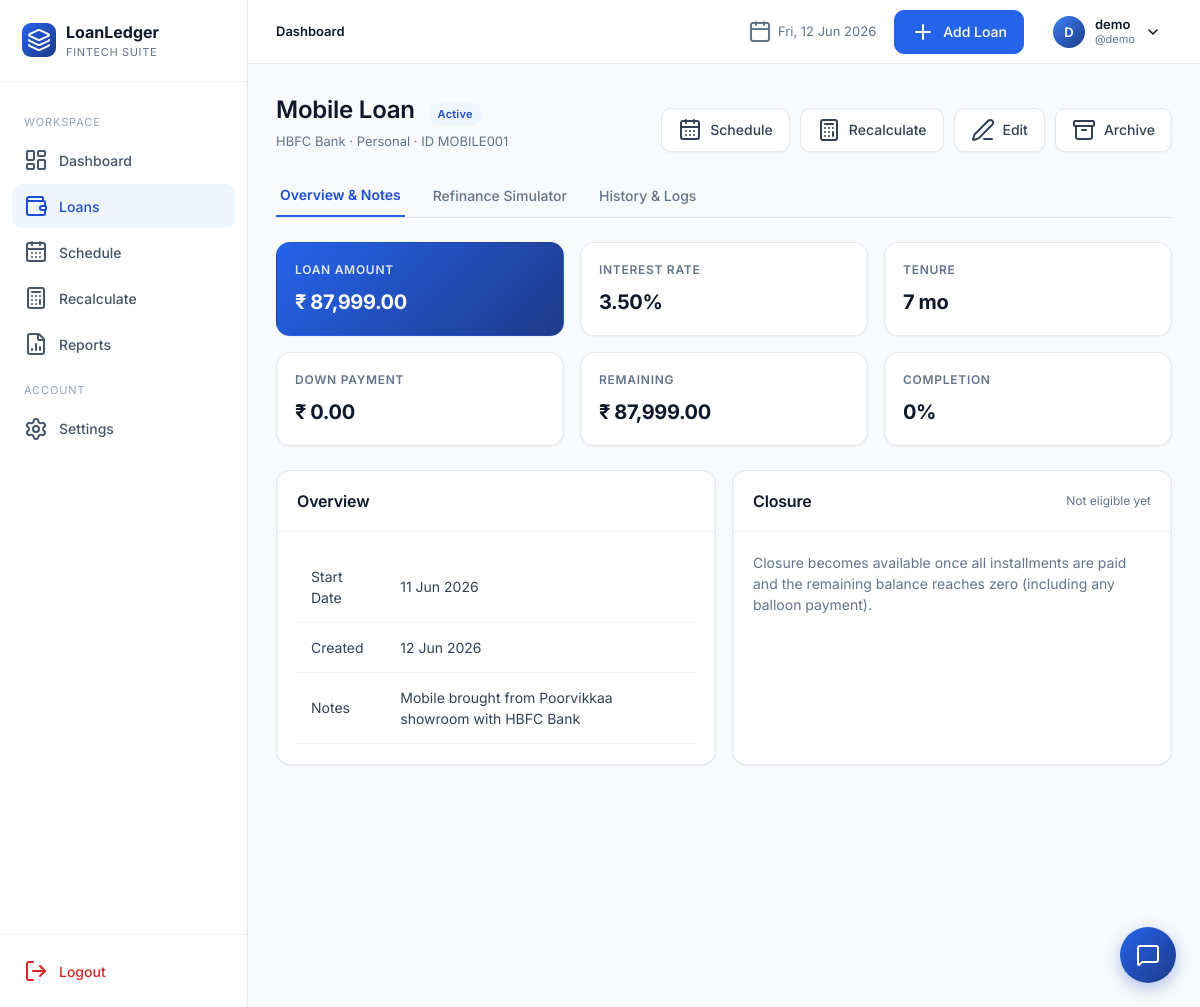
The page /loans/2 (signed in) on the database its author committed.
### app/models.py (models this page shows, shortened)
class User(UserMixin, db.Model):
    __tablename__ = "users"
    id = db.Column(db.Integer, primary_key=True)
    full_name = db.Column(db.String(120), nullable=False)
    username = db.Column(db.String(64), unique=True, nullable=False, index=True)
    email = db.Column(db.String(160), unique=True, nullable=False, index=True)
    password_hash = db.Column(db.String(256), nullable=False)
    preferred_currency = db.Column(db.String(8), default="INR")
    preferred_date_format = db.Column(db.String(20), default="%d %b %Y")
    created_at = db.Column(db.DateTime, default=datetime.utcnow)
    loans = db.relationship("Loan", backref="owner", lazy="dynamic", cascade="all, delete-orphan")

class Loan(db.Model):
    __tablename__ = "loans"
    id = db.Column(db.Integer, primary_key=True)
    user_id = db.Column(db.Integer, db.ForeignKey("users.id"), nullable=False, index=True)
    loan_id = db.Column(db.String(40), nullable=False, index=True)  # manual unique per user
    loan_name = db.Column(db.String(120), nullable=False)
    loan_category = db.Column(db.String(50), nullable=False, default="Personal")
    bank_name = db.Column(db.String(120), nullable=False)
    loan_amount = db.Column(db.Float, nullable=False)
    interest_rate = db.Column(db.Float, nullable=False)  # annual %
    down_payment = db.Column(db.Float, default=0)
    custom_emi = db.Column(db.Float, nullable=True)
    start_date = db.Column(db.Date, nullable=False)
    tenure_months = db.Column(db.Integer, nullable=False)
    loan_status = db.Column(db.String(20), default="Active", index=True)
    remaining_balance = db.Column(db.Float, default=0)
    completion_percentage = db.Column(db.Float, default=0)
    is_archived = db.Column(db.Boolean, default=False, index=True)
    balloon_date = db.Column(db.Date, nullable=True)
    balloon_amount = db.Column(db.Float, nullable=True)
    notes = db.Column(db.Text)
    closed_at = db.Column(db.DateTime, nullable=True)
    final_amount = db.Column(db.Float, nullable=True)
    closure_notes = db.Column(db.Text, nullable=True)
    created_at = db.Column(db.DateTime, default=datetime.utcnow)
    updated_at = db.Column(db.DateTime, default=datetime.utcnow, onupdate=datetime.utcnow)
    schedules = db.relationship("Schedule", backref="loan", lazy="dynamic",
                                cascade="all, delete-orphan", order_by="Schedule.month_index")
    __table_args__ = (db.UniqueConstraint("user_id", "loan_id", name="uq_user_loanid"),)

### app/blueprints/loans.py (the view, shortened to what this page needs)
@loans_bp.route("/<int:loan_pk>")
@login_required
def details(loan_pk):
    loan = _get_loan_or_404(loan_pk)
    audit_logs = LoanAuditLog.query.filter_by(loan_id=loan.id).all()
    activity_logs = ActivityLog.query.filter_by(loan_id=loan.id).all()
    history = []
    for act in activity_logs:
        history.append({
            "type": "activity",
            "title": act.action.replace("_", " ").title(),
            "detail": act.detail or "",
            "date": act.created_at
        })
    history.sort(key=lambda x: x["date"], reverse=True)
    unpaid_schedules = [s for s in loan.schedules if s.payment_status != "Paid"]
    remaining_interest = sum(s.interest for s in unpaid_schedules)
    remaining_tenure = len(unpaid_schedules)
    return render_template(
        "loans/details.html",
        loan=loan,
        history=history,
        remaining_interest=round(remaining_interest, 2),
        remaining_tenure=remaining_tenure
    )

### app/blueprints/loans.py (called while the page is built)
def _get_loan_or_404(loan_pk):
    loan = Loan.query.filter_by(id=loan_pk, user_id=current_user.id).first()
    if not loan:
        abort(404)
    return loan

### app/utils.py (called while the page is built)
def format_date(d, fmt=None):
    if not d:
        return "-"
    if fmt is None and current_user and current_user.is_authenticated:
        fmt = current_user.preferred_date_format or "%d %b %Y"
    fmt = fmt or "%d %b %Y"
    try:
        return d.strftime(fmt)
    except Exception:
        return str(d)

### app/templates/loans/details.html (shortened to what this page needs)
{% extends "base.html" %}
{% block content %}
<div class="page-header">
  <div class="title-block">
    <h1>{{ loan.loan_name }} <span class="badge {{ loan.loan_status.replace(' ','') }}" style="margin-left:8px;font-size:11px">{{ loan.loan_status }}</span></h1>
    <div class="sub">{{ loan.bank_name }} · {{ loan.loan_category }} · ID {{ loan.loan_id }}</div>
  </div>
  <div class="actions">
    <a href="{{ url_for('schedule.view', loan_pk=loan.id) }}" class="btn secondary"><i data-lucide="calendar-days"></i> Schedule</a>
    <a href="{{ url_for('recalc.index', loan_pk=loan.id) }}" class="btn secondary"><i data-lucide="calculator"></i> Recalculate</a>
    <a href="{{ url_for('loans.edit', loan_pk=loan.id) }}" class="btn secondary"><i data-lucide="edit-3"></i> Edit</a>
    <form method="post" action="{{ url_for('loans.archive', loan_pk=loan.id) }}" style="display:inline" data-confirm="Archive this loan?">
      <button class="btn secondary"><i data-lucide="archive"></i> Archive</button>
    </form>
  </div>
</div>
<div class="tabs-header" style="margin-bottom: 24px; border-bottom: 1px solid var(--slate-200); display: flex; gap: 24px;">
  <button class="tab-btn active" data-tab="tab-overview" style="background:none; border:none; padding:12px 4px; font-weight:600; color:var(--blue-700); border-bottom:2px solid var(--blue-600); cursor:pointer; font-size:14px; outline:none;">Overview & Notes</button>
  <button class="tab-btn" data-tab="tab-refinance" style="background:none; border:none; padding:12px 4px; font-weight:500; color:var(--slate-500); cursor:pointer; font-size:14px; outline:none; transition:color 0.15s;">Refinance Simulator</button>
  <button class="tab-btn" data-tab="tab-history" style="background:none; border:none; padding:12px 4px; font-weight:500; color:var(--slate-500); cursor:pointer; font-size:14px; outline:none; transition:color 0.15s;">History & Logs</button>
</div>
<div class="tab-panel" id="tab-overview">
  <div class="kpi-grid">
    <div class="kpi accent"><div class="label">Loan Amount</div><div class="value">{{ loan.loan_amount|money }}</div></div>
    <div class="kpi"><div class="label">Interest Rate</div><div class="value">{{ '%.2f'|format(loan.interest_rate) }}%</div></div>
    <div class="kpi"><div class="label">Tenure</div><div class="value">{{ loan.tenure_months }} mo</div></div>
    <div class="kpi"><div class="label">Down Payment</div><div class="value">{{ loan.down_payment|money }}</div></div>
    <div class="kpi"><div class="label">Remaining</div><div class="value">{{ loan.remaining_balance|money }}</div></div>
    <div class="kpi"><div class="label">Completion</div><div class="value">{{ '%.0f'|format(loan.completion_percentage) }}%</div></div>
  </div>
  <div class="grid grid-2">
    <div class="card">
      <div class="card-header"><h3>Overview</h3></div>
      <div class="card-body">
        <table class="tbl">
          <tr><td>Start Date</td><td>{{ loan.start_date|fdate }}</td></tr>
          <tr><td>Created</td><td>{{ loan.created_at|fdate }}</td></tr>
          {% if loan.notes %}<tr><td>Notes</td><td>{{ loan.notes }}</td></tr>{% endif %}
        </table>
      </div>
    </div>
    <div class="card">
      <div class="card-header">
        <h3>Closure</h3>
        <span style="font-size:12px;color:var(--slate-500)">{{ 'Eligible' if loan.remaining_balance <= 0.01 else 'Not eligible yet' }}</span>
      </div>
      <div class="card-body">
        {% if loan.remaining_balance <= 0.01 and loan.loan_status != 'Completed' %}
          <div class="insight"><i data-lucide="check-circle-2"></i> This loan is eligible for closure</div>
          <form method="post" action="{{ url_for('loans.close', loan_pk=loan.id) }}" data-confirm="Are you sure you want to close this loan?">
            <input type="hidden" name="csrf_token" value="{{ csrf_token() }}">
            <button class="btn success"><i data-lucide="check-circle-2"></i> Close Loan</button>
          </form>
        {% elif loan.loan_status == 'Completed' %}
          <div class="insight"><i data-lucide="check-circle-2"></i> Loan closed on {{ loan.closed_at|fdate }}. Final amount: {{ loan.final_amount|money }}</div>
          {% if loan.closure_notes %}<p style="color:var(--slate-500);font-size:13px;margin-top:8px">{{ loan.closure_notes }}</p>{% endif %}
        {% else %}
          <p style="color:var(--slate-500)">Closure becomes available once all installments are paid and the remaining balance reaches zero (including any balloon payment).</p>
        {% endif %}
      </div>
    </div>
  </div>
</div>
{% endblock %}

### app/templates/_topnav.html (shortened to what this page needs)
<header class="topnav">
  <div class="crumbs">
    {% block crumbs %}<strong>Dashboard</strong>{% endblock %}
  </div>
  <div class="date"><i data-lucide="calendar"></i> {{ now.strftime('%a, %d %b %Y') }}</div>
  {% if request.endpoint and not request.endpoint.startswith('settings.') %}
    <a href="{{ url_for('loans.add') }}" class="btn"><i data-lucide="plus"></i> Add Loan</a>
  {% endif %}
  <div class="profile">
    <button class="profile-btn">
      <div class="avatar">{{ current_user.full_name[:1]|upper }}</div>
      <div style="text-align:left;line-height:1.2">
        <div style="font-weight:600;font-size:13px;color:var(--slate-900)">{{ current_user.full_name }}</div>
        <div style="font-size:11px;color:var(--slate-500)">@{{ current_user.username }}</div>
      </div>
      <i data-lucide="chevron-down" style="width:16px;height:16px"></i>
    </button>
  </div>
</header>

### app/static/css/styles.css (style rules this page uses)
:root { --blue-50:#EFF6FF;--blue-100:#DBEAFE;--blue-500:#3B82F6;--blue-600:#2563EB;--blue-700:#1D4ED8;--blue-900:#1E3A8A; --emerald-50:#ECFDF5;--emerald-500:#10B981;--emerald-600:#059669; --slate-50:#F8FAFC;--slate-100:#F1F5F9;--slate-200:#E2E8F0;--slate-300:#CBD5E1;--slate-400:#94A3B8; --slate-500:#64748B;--slate-600:#475569;--slate-700:#334155;--slate-800:#1E293B;--slate-900:#0F172A; --danger:#DC2626;--warning:#F59E0B;--success:#10B981; --shadow-sm:0 1px 2px rgba(15,23,42,.05); --shadow:0 1px 3px rgba(15,23,42,.08),0 1px 2px rgba(15,23,42,.04); --shadow-lg:0 10px 30px -10px rgba(15,23,42,.18); --radius:14px;--radius-sm:10px;--radius-lg:18px; --sidebar-w:248px;--topnav-h:64px; --font:'Inter',ui-sans-serif,system-ui,-apple-system,Segoe UI,Roboto,sans-serif; }
* { box-sizing:border-box;margin:0;padding:0 }
html,body { height:100% }
body { font-family:var(--font);background:var(--slate-50);color:var(--slate-800);font-size:14px;line-height:1.5;-webkit-font-smoothing:antialiased }
a { color:var(--blue-600);text-decoration:none }
h1,h2,h3,h4 { color:var(--slate-900);font-weight:600;letter-spacing:-.01em }
h1 { font-size:24px }
h3 { font-size:16px }
button,input,select,textarea { font-family:inherit;font-size:14px }
.btn { display:inline-flex;align-items:center;gap:8px;padding:9px 16px;border-radius:var(--radius-sm); background:var(--blue-600);color:#fff;border:1px solid var(--blue-600);cursor:pointer; font-weight:500;transition:all .15s;box-shadow:var(--shadow-sm) }
.btn.secondary { background:#fff;color:var(--slate-700);border-color:var(--slate-200) }
.topnav { height:var(--topnav-h);background:#fff;border-bottom:1px solid var(--slate-200); display:flex;align-items:center;padding:0 28px;gap:18px;position:sticky;top:0;z-index:15 }
.topnav .crumbs { font-size:13px;color:var(--slate-500) }
.topnav .crumbs strong { color:var(--slate-900);font-weight:600 }
.topnav .date { color:var(--slate-500);font-size:13px;display:flex;align-items:center;gap:6px }
.topnav .profile { position:relative }
.topnav .profile-btn { display:flex;align-items:center;gap:10px;padding:6px 10px;border-radius:10px;background:transparent;border:1px solid transparent;cursor:pointer }
.topnav .avatar { width:32px;height:32px;border-radius:50%;background:linear-gradient(135deg,var(--blue-500),var(--blue-900));color:#fff;display:flex;align-items:center;justify-content:center;font-weight:600;font-size:13px }
.page-header { display:flex;align-items:flex-end;justify-content:space-between;margin-bottom:22px;gap:16px;flex-wrap:wrap }
.page-header .title-block .sub { color:var(--slate-500);font-size:13px;margin-top:4px }
.actions { display:flex;gap:10px;flex-wrap:wrap }
.card { background:#fff;border:1px solid var(--slate-200);border-radius:var(--radius);box-shadow:var(--shadow-sm);transition:transform .2s cubic-bezier(0.4, 0, 0.2, 1), box-shadow .2s ease }
.card-header { padding:18px 20px;border-bottom:1px solid var(--slate-100);display:flex;align-items:center;justify-content:space-between;gap:12px }
.card-header h2,.card-header h3 { margin:0 }
.card-body { padding:20px }
.kpi-grid { display:grid;grid-template-columns:repeat(auto-fill,minmax(260px,1fr));gap:16px;margin-bottom:24px }
.kpi { background:#fff;border:1px solid var(--slate-200);border-radius:var(--radius);padding:18px;box-shadow:var(--shadow-sm);transition:transform .2s cubic-bezier(0.4, 0, 0.2, 1), box-shadow .2s ease }
.kpi .label { font-size:12px;color:var(--slate-500);text-transform:uppercase;letter-spacing:.06em;font-weight:600 }
.kpi .value { font-size:20px;color:var(--slate-900);font-weight:700;margin-top:8px;letter-spacing:-.02em;white-space:nowrap;overflow:hidden;text-overflow:ellipsis }
.kpi.accent { background:linear-gradient(135deg,var(--blue-600),var(--blue-900));border-color:transparent;color:#fff }
.kpi.accent .label,.kpi.accent .value { color:#fff }
.kpi.accent .label { opacity:.85 }
.grid { display:grid;gap:16px }
.grid-2 { grid-template-columns:repeat(2,1fr) }
table.tbl { width:100%;border-collapse:collapse }
table.tbl td { padding:14px;border-bottom:1px solid var(--slate-100);color:var(--slate-700) }
.badge { display:inline-flex;align-items:center;padding:3px 9px;border-radius:999px;font-size:11px;font-weight:600;letter-spacing:.02em }
.badge.Active { background:var(--blue-50);color:var(--blue-700) }

### rows shown on the page
User: full_name "D", full_name "demo", username "demo"
Loan: loan_name "Mobile Loan", loan_status "Active", bank_name "HBFC Bank", loan_category "Personal", loan_id "MOBILE001", loan_amount "₹ 87,999.00", interest_rate "3.50", tenure_months "7", down_payment "₹ 0.00", remaining_balance "₹ 87,999.00", completion_percentage "0", start_date|fdate "11 Jun 2026", created_at|fdate "12 Jun 2026", notes "Mobile brought from Poorvikkaa showroom with HBFC Bank", remaining_balance "Not eligible yet"
